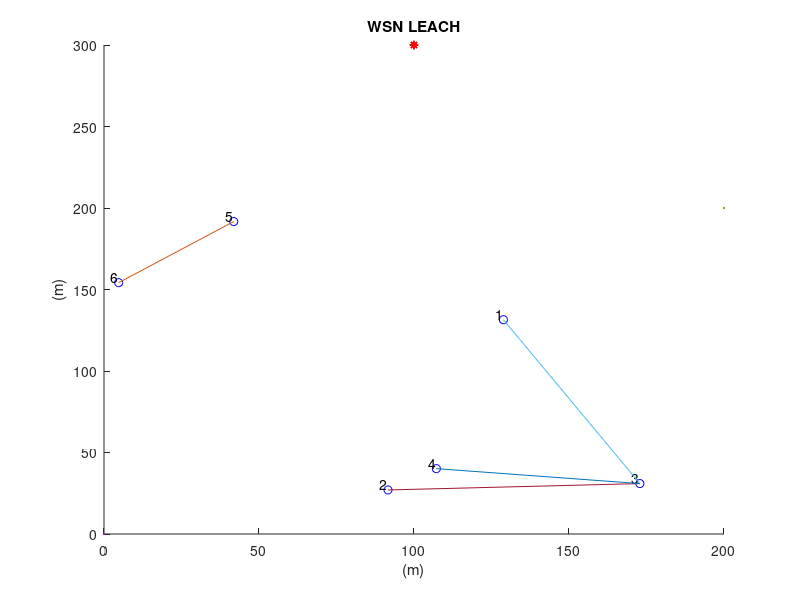
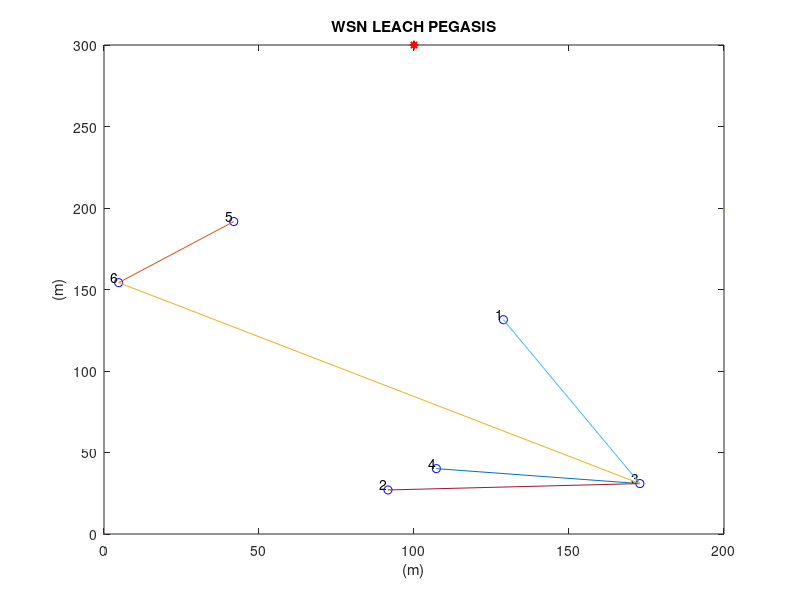
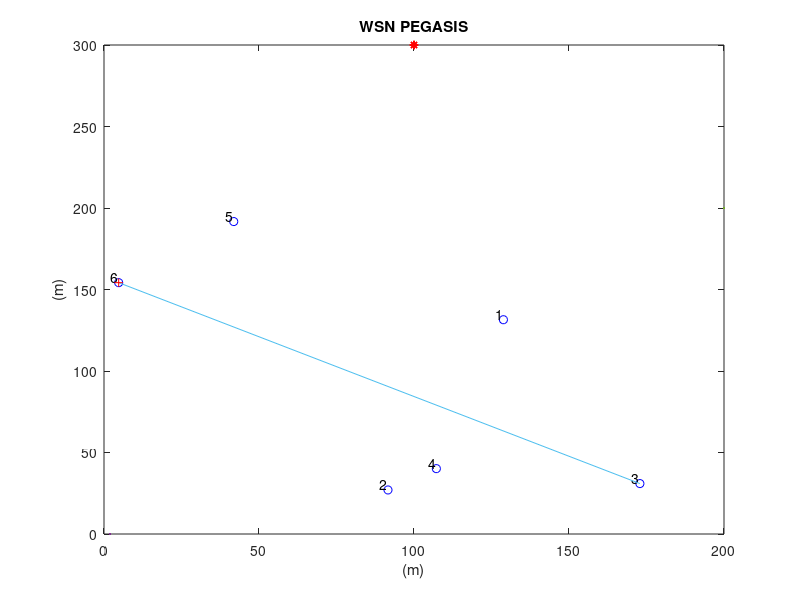
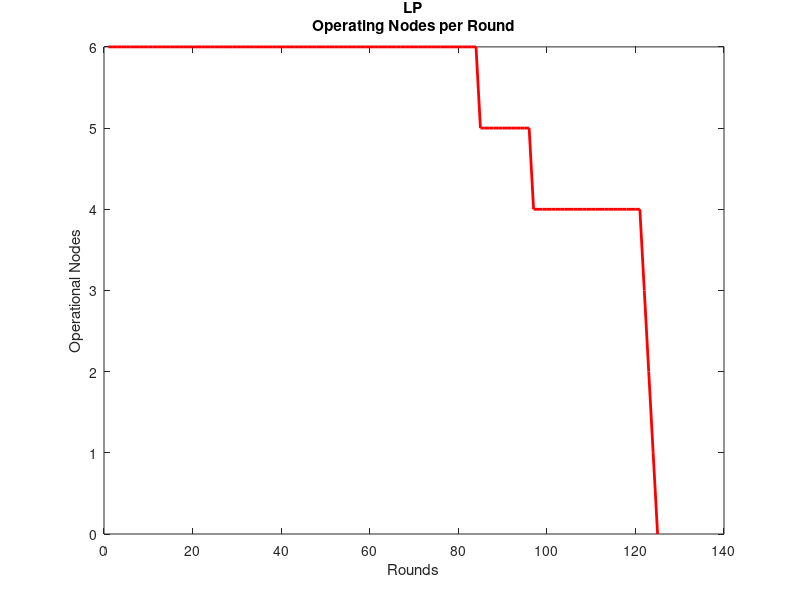

The MATLAB script that drew these images, in order:
% inisialisasi node
close all;
clear;
clc;
xm=200;             %ukuran dimensi plot
ym=200;             %ukuran dimensi plot
x=0;
y=0;
n=6;               %jumlah node yang di inisialisasi
p=0.05;             %faktor pengali untuk menentukan cluster head
No=p*n;             %jumlah cluster head dengan faktor pengali P
% nCH=5;              % jumlah CH yang dijadikan CH pegasis
dead_nodes=0;       %jumlah node yang mati
sinkx=100;          %koordinat Sink Node
sinky=300;          %koordinat Sink Node
Emin=0.5;           %inisialisai energi minum
Emax=1;             %inisialisasi energi maksimum
Eelec=50*10^(-9);   %energi yang dibutuhkan untuk running ( transmiter atau reciver)
Eamp=100*10^(-12);  %faktor pengali amplifire
EDA=5*10^(-9);      %energi agregasi data
k=4000;             %bersar paket yangdikirimkan
rnd=0;              %ronde dari operasi
operating_nodes=n;  %jumlah operasi node
transmissions=0;    %variable transmisi
temp_val=0;
flag1stdead=0;

%PEGASIS%
d(n,n)=0;
temp_dead=0;
dead_nodes=0;
selected=0;
count=0;
turn=0;
locIDx=[];
locIDy=[];

DN=[];
for i=1:n
    
    SN(i).id=i;	% sensor's ID number
    SN(i).x=rand(1,1)*xm;	% X-axis coordinates of sensor node
    SN(i).y=rand(1,1)*ym;	% Y-axis coordinates of sensor node
    locIDx(i)=SN(i).x;
    locIDy(i)=SN(i).y;
    %     fprintf('x = %u , y = %u \n', [locIDx(i) locIDy(i)].');
    SN(i).E=(Emax-Emin).*rand(1,1)+Emin;     % nodes energy levels (initially set to be equal to "Eo"
    SN(i).role=0;   % node acts as normal if the value is '0', if elected as a cluster head it  gets the value '1' (initially all nodes are normal)
    SN(i).cond=1;	% States the current condition of the node. when the node is operational its value is =1 and when dead =0
    SN(i).rop=0;	% number of rounds node was operational
    SN(i).dts=0;    % nodes distance from the sink
    SN(i).tel=0;	% states how many times the node was elected as a Cluster Head
    
    %LEACH%
    SN(i).rn=0;     % round node got elected as cluster head
    SN(i).chid=0;   % node ID of the cluster head which the "i" normal node belongs to
    SN(i).cluster=0;	% the cluster which a node belongs to
    SN(i).dtch=0;	% nodes distance from the cluster head of the cluster in which he belongs
    
    %PEGASIS%
    SN(i).posPeg=0;
    SN(i).closest=0;
    SN(i).prev=0;
    SN(i).dis=0;	% distance between two nodes headin towards to the cluster head from position 1
    SN(i).dis2=0;   % distance between two nodes headin towards to the cluster head from position 2
    SN(i).orderPeg=0;
    SN(i).sel=0;    % states if the node has already operated for this round or not (if 0 then no, if 1 then yes)
    orderPeg(i)=0;
    
    labels = {SN(i).id};
    hold on;
    figure(1)
    plot(x,y,xm,ym,SN(i).x,SN(i).y,'ob',sinkx,sinky,'*r');
    text(SN(i).x,SN(i).y,labels,'VerticalAlignment','bottom','HorizontalAlignment','right')
    title 'WSN LEACH';
    xlabel '(m)';
    ylabel '(m)';
    figure(2)
    plot(x,y,xm,ym,SN(i).x,SN(i).y,'ob',sinkx,sinky,'*r');
    text(SN(i).x,SN(i).y,labels,'VerticalAlignment','bottom','HorizontalAlignment','right')
    title 'WSN LEACH PEGASIS';
    xlabel '(m)';
    ylabel '(m)';
    
end

%%%%%% Set-Up Phase %%%%%%

while operating_nodes>0
    % for z=1:10
    nCH=ceil(operating_nodes*0.2);
    rnd;
    CLheads=0;
    energy=0;
    % Cluster Heads Election %
    for i=1:n
        SN(i).cluster=0;    % reseting cluster in which the node belongs to
        SN(i).role=0;       % reseting node role
        SN(i).chid=0;       % reseting cluster head id
    end
    %     if (SN(i).E>0)
    for i=1:n
        T(i)=SN(i).E;
    end
    A=sort(T,'descend'); % Creates array A containing the energy level each node,
    A_id(1:n)=0;
    for i=1:n
        for j=1:n
            if A(i)==SN(j).E
                A_id(i)=SN(j).id;
            end
        end
    end
    topID=[];
    topPower=[];
    for i=1:nCH
        topPower(i)=A(i);
        topID(i)=A_id(i);
        SN(topID(i)).role=1;	% assigns the node role of acluster head
        SN(topID(i)).rn=rnd;	% Assigns the round that the cluster head was elected to the data table
        SN(topID(i)).tel=SN(topID(i)).tel + 1;
        SN(topID(i)).dts=sqrt((sinkx-SN(topID(i)).x)^2 + (sinky-SN(topID(i)).y)^2); % calculates the distance between the sink and the cluster hea
        CLheads=CLheads+1;	% sum of cluster heads that have been elected
        SN(topID(i)).cluster=CLheads; % cluster of which the node got elected to be cluster head
        CL(CLheads).x=SN(topID(i)).x; % X-axis coordinates of elected cluster head
        CL(CLheads).y=SN(topID(i)).y; % Y-axis coordinates of elected cluster head
        CL(CLheads).id=topID(i); % Assigns the node ID of the newly elected cluster head to an array
    end
    %     end
    % Fixing the size of "CL" array %
    CL=CL(1:CLheads);
    % Grouping the Nodes into Clusters & caclulating the distance between node and cluster head %
    for i=1:n
        %         fprintf('ID = %u , Role = %u \n', [(i) SN(i).role].');
        if  (SN(i).role==0) && (SN(i).E>0) && (CLheads>0) % if node is normal
            for m=1:CLheads
                d(m)=sqrt((CL(m).x-SN(i).x)^2 + (CL(m).y-SN(i).y)^2);
            end
            d=d(1:CLheads); % fixing the size of "d" array
            [M,I]=min(d(:)); % finds the minimum distance of node to CH
            [Row, Col] = ind2sub(size(d),I); % displays the Cluster Number in which this node belongs too
            SN(i).cluster=Col; % assigns node to the cluster
            SN(i).dtch= d(Col); % assigns the distance of node to CH
            SN(i).chid=CL(Col).id;
            if rnd==1
                figure(1)
                 plot([SN(i).x SN(SN(i).chid).x], [SN(i).y SN(SN(i).chid).y])
                figure(2)
            plot([SN(i).x SN(SN(i).chid).x], [SN(i).y SN(SN(i).chid).y])
            end
                        fprintf('ID = %u \t , ch = %u \n', [i , SN(i).chid].');
        end
    end
    
    
    q=0;
    dead_nodesPeg=0;
    EelecPeg=50*10^(-9); % units in Joules/bit
    ETxPeg=50*10^(-9); % units in Joules/bit
    ERxPeg=50*10^(-9); % units in Joules/bit
    EampPeg=100*10^(-12); % units in Joules/bit/m^2 (amount of energy spent by the amplifier to transmit the bits)
    EDAPeg=5*10^(-9); % units in Joules/bit
    rndPeg=0;
    operating_nodesPeg=nCH;
    transmissionsPeg=0;
    d(nCH,nCH)=0;
    dist_list(nCH,nCH)=0;
    temp_deadPeg=0;
    dead_nodesPeg=0;
    selectedPeg=0;
    flag1stdeadPeg=0;
    countPeg=0;
    turnPeg=0;
    temp_valPeg=0;
    cl_posPeg=0;
    
    % Plotting the WSN %
    IDPEG=[];
    POWERPEG=[];
    res=1;  %separate LEACH and PEGASIS variable
    locTOPIDx=[];
    locTOPIDy=[];
    for i=1:n
        for j=1:nCH
            if i==topID(j)
                locTOPIDx(res)=locIDx(i);
                locTOPIDy(res)=locIDy(i);
                IDPEG(res) =i;
                POWERPEG(res)=topPower(j);
                %       fprintf('id(j) = %u , power = %u \n', [(i) topPower(j)].');
                res=res+1;
            end
        end
    end
    % for i=1:nCH
    %
    % end
    for i=1:n
        SN(i).idPeg=i;
        for x=1:nCH
            if i==IDPEG(x)
                SN(i).xPeg=locTOPIDx(x);	% X-axis coordinates of sensor node
                SN(i).yPeg=locTOPIDy(x);	% Y-axis coordinates of sensor node
                labels = {IDPEG(x)};
                labelse = {POWERPEG(x)};
                SN(x).re=IDPEG(x);
                
                SN(i).EPeg=SN(i).E;     % nodes energy levels (initially set to be equal to "Eo"
                SN(i).condPeg=SN(i).cond;   % States the current condition of the node. when the node is operational its value is =1 and when dead =0
                SN(i).dtsPeg=0;    % nodes distance from the sink
                SN(i).rolePeg=0;   % node acts as normal if the value is '0', if elected as a cluster head it  gets the value '1' (initially all nodes are normal)
                SN(i).posPeg=0;
                SN(i).closestPeg=0;
                SN(i).prevPeg=0;
                SN(i).disPeg=0;	% distance between two nodes headin towards to the cluster head from position 1
                SN(i).dis2Peg=0;   % distance between two nodes headin towards to the cluster head from position 2
                SN(i).orderPeg=0;
                SN(i).selPeg=0;    % states if the node has already operated for this round or not (if 0 then no, if 1 then yes)
                SN(i).ropPeg=0;    % number of rounds node was operational
                SN(i).telPeg=0;    % states how many times the node was elected as a Cluster Head
                hold on;
            else
                SN(i).xPeg=locIDx(i);	% X-axis coordinates of sensor node
                SN(i).yPeg=locIDy(i);	% Y-axis coordinates of sensor node
                labels = {(i)};
                labelse = {A(i)};
                hold on;
            end
        end
        
        
        orderPeg(i)=0;
        
        if rnd==1
            hold on;
            figure(3)
            plot(x,y,xm,ym,SN(i).xPeg,SN(i).yPeg,'ob',sinkx,sinky,'*r');
            text(SN(i).xPeg,SN(i).yPeg,labels,'VerticalAlignment','bottom','HorizontalAlignment','right');
            hold on;
            title 'WSN PEGASIS';
            xlabel '(m)';
            ylabel '(m)';
        end
%         
%         if rnd==1
%             hold on;
%             figure(11)
%             plot(x,y,xm,ym,SN(i).xPeg,SN(i).yPeg,'ob',sinkx,sinky,'*r');
%             text(SN(i).xPeg,SN(i).yPeg,labels,'VerticalAlignment','bottom','HorizontalAlignment','right');
%             hold on;
%             title 'Wireless Sensor Network Pegasis';
%             xlabel '(m)';
%             ylabel '(m)';
%         end
    end
    
    % Calculates Distance Between Each Node and the Sink (Base Station) %
    for i=1:n
        for j=1:nCH
            if  i==IDPEG(j)
                SN(i).dtsPeg=sqrt((sinkx-SN(i).xPeg)^2 + (sinky-SN(i).yPeg)^2);
                SN(i).EPegsink=EelecPeg*k + EampPeg*k*(SN(i).dtsPeg)^2;
                T(i)=SN(i).dtsPeg;
            end
        end
    end
    
    
    
    APeg=sort(T,'descend'); % Creates array APeg containing the distance between each node and the sink,
    % sorted in an asceding order
    
    APeg_id(1:n)=0;
    % Creates array APeg_id which is sorted in a way that it's elements are
    % aligned with those of APeg. Contains the node ID
    for i=1:n
        for j=1:n
            if APeg(i)==SN(j).dtsPeg
                APeg_id(i)=SN(j).idPeg;
            end
        end
    end
    
    
    % Creation of d Array with shortest distances %
    
    
    for i=1:nCH
        SN(i).closestPeg=0;
        for j=1:nCH
            %             for x=1:nCH
            %                 if  i==IDPEG(x)
            d(j,i)=sqrt((SN(i).xPeg-SN(j).xPeg)^2 + (SN(i).yPeg-SN(j).yPeg)^2);
            dist_list(j,i) = d(j,i);
            if d(j,i)==0
                d(j,i)=9999;
                dist_list(j,i) = d(j,i); %Creates array containing distance between nodes
                %                     end
                %                 end
            end
        end
    end
    
    
    for i=1:nCH
        
        [M,I]=min(d(:,i)); % finds the minimum distance of node to CH
        %         fprintf('size d = %u, ',[size(d)].');
        [Row, Col] = ind2sub(size(d),I); % displays the Cluster Number in which this node belongs too
        SN(IDPEG(i)).closestPeg=IDPEG(Row); % assigns node to the cluster
        %         fprintf(' d = %u, ',[d(Row,i)].');
        SN(IDPEG(i)).disPeg= d(Row,i); % assigns the distance of node to CH
        %         fprintf('id = %u , closest = %u, dis = %u \n' , [(IDPEG(i)) SN(IDPEG(i)).closestPeg , SN(IDPEG(i)).disPeg].');
        
        
    end
    
    
    % Choosing furthest node from sink %
    for i=1:nCH
        
        if SN(APeg_id(i)).EPeg>0 && SN(APeg_id(i)).selPeg==0 && SN(APeg_id(i)).condPeg==1
            set= APeg_id(i);
            SN(set).selPeg=1;
            SN(set).posPeg=1;
            %             fprintf('id = %u' , [ set].');
            break;
            
        end
    end
    orderPeg(1)=set;
    
    tempPeg=1;
    while selectedPeg<nCH
        min_disPeg=9999;
        for i=1:n
            for x=1:nCH
                if i==IDPEG(x)
                    if  SN(i).selPeg==0
                        d=sqrt((SN(i).xPeg-SN(set).xPeg)^2 + (SN(i).yPeg-SN(set).yPeg)^2);
                        if d<min_disPeg
                            min_disPeg=d;
                            next=i;
                        end
                    end
                end
            end
        end
        selectedPeg=selectedPeg+1;
        SN(set).closestPeg=next;
        SN(set).disPeg=min_disPeg;
        SN(next).selPeg=1;
        SN(next).prevPeg=set;
        SN(next).dis2Peg=sqrt((SN(set).xPeg-SN(next).xPeg)^2 + (SN(set).yPeg-SN(next).yPeg)^2);
        if rnd==1
            figure(2)
            plot([SN(set).xPeg SN(next).xPeg], [SN(set).yPeg SN(next).yPeg])
            figure(3)
            plot([SN(set).xPeg SN(next).xPeg], [SN(set).yPeg SN(next).yPeg])
        end
        
        hold on;
        
        set=next;
        tempPeg=tempPeg+1;
        orderPeg(tempPeg)=set;
        
    end
    
    orderPeg(nCH+1)=[];
    SN(set).posPeg=2;
    SN(set).disPeg=0;
    SN(set).closestPeg=0;
    
    for i=1:nCH
        if SN(i).closestPeg==set && SN(i).posPeg==0
            SN(set).prevPeg=i;
            SN(set).dis2Peg=sqrt((SN(i).xPeg-SN(set).xPeg)^2 + (SN(i).yPeg-SN(set).yPeg)^2);
        end
    end
    
    energyPeg=0;
    
    for i=1:nCH
        SN(i).rolePeg=0;
    end
    
    % Cluster Head Election %
    
    mindis=sort(T,'ascend'); % Creates array APeg containing the distance between each node and the sink,
    % sorted in an asceding order
    c=1;
    mindis_id(1:n)=0;
    % Creates array APeg_id which is sorted in a way that it's elements are
    % aligned with those of APeg. Contains the node ID
    for i=1:n
        for j=1:n
            %fprintf('ID = %u /n , jarak = %u \n' , [mindis_id(i) , mindis(i)].');
            
            if mindis(i)==SN(j).dtsPeg
                mindis_id(c)=SN(j).idPeg;
                %fprintf('ID = %u \n' , [SN(j).idPeg ]');
                
                %                 fprintf('ID = %u /n , jarak = %u \n' , [mindis_id(c) , mindis(i)].');
                c=c+1;
            end
        end
    end
    
    
    tes=1;
    cluster_head=mindis_id(tes);
    % fprintf('ID = %u /n , jarak = %u \n' , [mindis_id(i)].');
    if SN(cluster_head).condPeg==0
        while SN(cluster_head).condPeg==0
            tes=tes+1;
            cluster_head=mindis_id(tes);
        end
    end
    
    if  SN(cluster_head).condPeg==1
        SN(cluster_head).rolePeg=1;
        SN(cluster_head).telPeg=SN(cluster_head).telPeg+1;
        if rnd==1
            plot(SN(cluster_head).xPeg,SN(cluster_head).yPeg,'+r')
        end
    end
    
    %     if z==2 && SN(cluster_head).condPeg==1
    %         SN(cluster_head).rolePeg=1;
    %         SN(cluster_head).telPeg=SN(cluster_head).telPeg+1;
    %         figure(11)
    %         plot(SN(cluster_head).xPeg,SN(cluster_head).yPeg,'+r')
    %     end
    
    %     fprintf('Leadernode = %u \n', [mindis_id(tes)].');
    
    
    
    %%%%%% Steady-State Phase %%%%%%
    %      fprintf('------------------------ \n');
    
    %LEACH Transmission%
    for i=1:n
        if (SN(i).cond==1) && (SN(i).role==0) && (CLheads>0)
            % Member Transmit %
            if SN(i).E>0
                ETx= Eelec*k + Eamp * k * SN(i).dtch^2;
                SN(i).E=SN(i).E - ETx;
                energy=energy+ETx;
                
                %                 fprintf('node ID transmit LEACH= %u \t , energy = %u \n', [i , SN(i).E].');
                
                % CH Receive%
                if SN(SN(i).chid).E>0 && SN(SN(i).chid).cond==1 && SN(SN(i).chid).role==1
                    ERx=(Eelec+EDA)*k;
                    energy=energy+ERx;
                    SN(SN(i).chid).E=SN(SN(i).chid).E - ERx;
                    
                    if SN(SN(i).chid).E<=0  % if cluster heads energy depletes with reception
                        SN(SN(i).chid).cond=0;
                        SN(SN(i).chid).rop=rnd;
                        dead_nodes=dead_nodes +1;
                        operating_nodes= operating_nodes - 1;
                    end
                    %                     fprintf('CH receive LEACH= %u \t , energy = %u \n', [SN(i).chid , SN(SN(i).chid).E].');
                    
                    
                end
                
                
            end
            %                          fprintf('------------------------ \n');
            
        end
    end
    
    %     fprintf('---------PEGASIS--------------- \n');
    
    % PEGASIS Transmission %
    for i=1:nCH
        if orderPeg(i)==cluster_head
            %             orderPeg(i);
            cl_pos=i;
            %                                     fprintf('Leadernode = %u \n', [cluster_head].');
            %             fprintf('CH = %u \n', [cl_pos].');
            break;
        end
    end
    
    for i=1:nCH
        %         fprintf('CH= %u \t , role = %u \n', [SN(orderPeg(i)).id , SN(orderPeg(i)).role].');
        
        if SN(orderPeg(i)).E>0 && SN(orderPeg(i)).cond==1  && (SN(orderPeg(i)).role==1)
            if i<cl_pos
                %%%%%%%%%%%%%%%%%%%%%%%%%%%%%%%%%
                if SN(orderPeg(i)).posPeg==1 && SN(orderPeg(i)).rolePeg==0
                    ETx= Eelec*k + Eamp*k*SN(orderPeg(i)).dis^2;
                    SN(orderPeg(i)).E=SN(orderPeg(i)).E-ETx;
                    energy=energy+ETx;
                end
                %%%%%%%%%%%%%%%%%%%%%%%%%%%%%%%%%
                if SN(orderPeg(i)).posPeg==0 && SN(orderPeg(i)).rolePeg==0
                    ERx=(EDA+Eelec)*k;
                    ETx= (EDA+Eelec)*k + Eamp*k*SN(orderPeg(i)).dis^2;
                    SN(orderPeg(i)).E=SN(orderPeg(i)).E-ETx-ERx;
                    energy=energy+ETx+ERx;
                end
                %                                 fprintf('ID = %u \t , energy = %u \n', [SN(orderPeg(i)).id , SN(orderPeg(i)).E].');
                %                                 fprintf('dis1 id= %u \n', [SN(orderPeg(i)).id].');
            end
            
            if i>cl_pos
                %%%%%%%%%%%%%%%%%%%%%%%%%%%%%%%%%
                if SN(orderPeg(i)).posPeg==2 && SN(orderPeg(i)).rolePeg==0
                    ETx= Eelec*k + Eamp*k*SN(orderPeg(i)).dis2^2;
                    SN(orderPeg(i)).E=SN(orderPeg(i)).E-ETx;
                    energy=energy+ETx;
                end
                %%%%%%%%%%%%%%%%%%%%%%%%%%%%%%%%%
                if SN(orderPeg(i)).posPeg==0 && SN(orderPeg(i)).rolePeg==0
                    ERx=(EDA+Eelec)*k;
                    ETx= (EDA+Eelec)*k + Eamp*k*SN(orderPeg(i)).dis2^2;
                    SN(orderPeg(i)).E=SN(orderPeg(i)).E-ETx-ERx;
                    energy=energy+ETx+ERx;
                end
                %                                 fprintf('ID = %u \t , energy = %u \n', [SN(orderPeg(i)).id , SN(orderPeg(i)).E].');
                %                                 fprintf('dis1 id= %u \n', [SN(orderPeg(i)).id].');
            end
            
            %Leader Node%
            if i==cl_pos
                %%%%%%%%%%%%%%%%%%%%%%%%%%%%%%%%%%%%%%%%%%%%%%%
                if SN(orderPeg(i)).posPeg==0  && SN(orderPeg(i)).rolePeg==1
                    ERx=(EDA+Eelec)*k*2;
                    ETx= (EDA+Eelec)*k + Eamp*k*SN(orderPeg(i)).dts^2;
                    SN(orderPeg(i)).E=SN(orderPeg(i)).E-ETx-ERx;
                    energy=energy+ETx+ERx;
                end
                %%%%%%%%%%%%%%%%%%%%%%%%%%%%%%%%%%%%%%%%%%%%%%%
                if SN(orderPeg(i)).posPeg==1  && SN(orderPeg(i)).rolePeg==1
                    ERx=(EDA+Eelec)*k;
                    ETx= (EDA+Eelec)*k + Eamp*k*SN(orderPeg(i)).dts^2;
                    SN(orderPeg(i)).E=SN(orderPeg(i)).E-ETx-ERx;
                    energy=energy+ETx+ERx;
                end
                %%%%%%%%%%%%%%%%%%%%%%%%%%%%%%%%%%%%%%%%%%%%%%%
                if  SN(orderPeg(i)).posPeg==2  && SN(orderPeg(i)).rolePeg==1
                    ERx=(EDA+Eelec)*k;
                    ETx= (EDA+Eelec)*k + Eamp*k*SN(orderPeg(i)).dts^2;
                    SN(orderPeg(i)).E=SN(orderPeg(i)).E-ETx-ERx;
                    energy=energy+ETx+ERx;
                end
                %                                 fprintf('ID = %u \t , energy = %u \n', [SN(orderPeg(i)).id , SN(orderPeg(i)).E].');
                %                                 fprintf('LN id= %u \n', [SN(orderPeg(i)).id].');
            end
        end
        
        % DEAD NODES%
        if SN(orderPeg(i)).E<=0 && SN(orderPeg(i)).condPeg==1
            SN(orderPeg(i)).condPeg=0;
            SN(orderPeg(i)).cond=0;
            operating_nodes=operating_nodes-1;
            dead_nodes=dead_nodes+1;
            SN(orderPeg(i)).closestPeg=0;
            SN(orderPeg(i)).prevPeg=0;
            SN(orderPeg(i)).disPeg=0;
            SN(orderPeg(i)).dis2Peg=0;
            SN(orderPeg(i)).posPeg=101;
            SN(orderPeg(i)).ropPeg=SN(orderPeg(i)).rop;
            SN(orderPeg(i)).rop=rnd;
            %             fprintf('ID = %u \t , energy = %u \n', [SN(orderPeg(i)).id , SN(orderPeg(i)).E].');
        end
    end
    
    for i=1:n
        if (SN(i).E<=0) && (SN(i).cond==1)  % if cluster heads energy depletes with reception
            SN(i).cond=0;
            SN(i).rop=rnd;
            dead_nodes=dead_nodes +1;
            operating_nodes= operating_nodes - 1;
            %             fprintf('IDL = %u \t , energy = %u \n', [i , SN(i).E].');
        end
        %              fprintf('IDNODE = %u \t , energy = %u \n', [i , SN(i).E].');
    end
    %     fprintf('====================================\n');
    
    if operating_nodes<n && temp_val==0
        temp_val=1;
        flag1stdead=rnd;
    end
    % Display Number of Cluster Heads of this round %
    %CLheads;
    
    
    transmissions=transmissions+1;
    if CLheads==0
        transmissions=transmissions-1;
    end
    
    
    % Next Round %
    rnd= rnd +1;
    fprintf('round = %u \n', [rnd].');
    tr(transmissions)=operating_nodes;
    op(rnd)=operating_nodes;
    
    if energy>0
        nrg(transmissions)=energy;
    end
    
    
    
    
    %     fprintf("OP = %u \n",[operating_nodes].');
    %     for i=1:n
    %         fprintf('ID = %u \t , energy = %u \n', [(i) , SN(i).E].');
    %     end
end

sum=0;
for i=1:flag1stdead
    sum=nrg(i) + sum;
end
temp1=sum/flag1stdead;
temp2=temp1/n;
for i=1:flag1stdead
    avg_node(i)=temp2;
end
fprintf('OP = %u',[operating_nodes].');
% Plotting Simulation Results "Operating Nodes per Round" %
figure(4)
plot(1:rnd,op(1:rnd),'-r','Linewidth',2);
title ({'LP'; 'Operating Nodes per Round';})
xlabel 'Rounds';
ylabel 'Operational Nodes';
hold on;

% Plotting Simulation Results  %
figure(5)
plot(1:transmissions,tr(1:transmissions),'-r','Linewidth',2);
title ({'LP'; 'Operational Nodes per Transmission';})
xlabel 'Transmissions';
ylabel 'Operational Nodes';
hold on;

% Plotting Simulation Results  %
figure(6)
plot(1:flag1stdead,nrg(1:flag1stdead),'-r','Linewidth',2);
title ({'LP'; 'Energy consumed per Transmission';})
xlabel 'Transmission';
ylabel 'Energy ( J )';
hold on;
